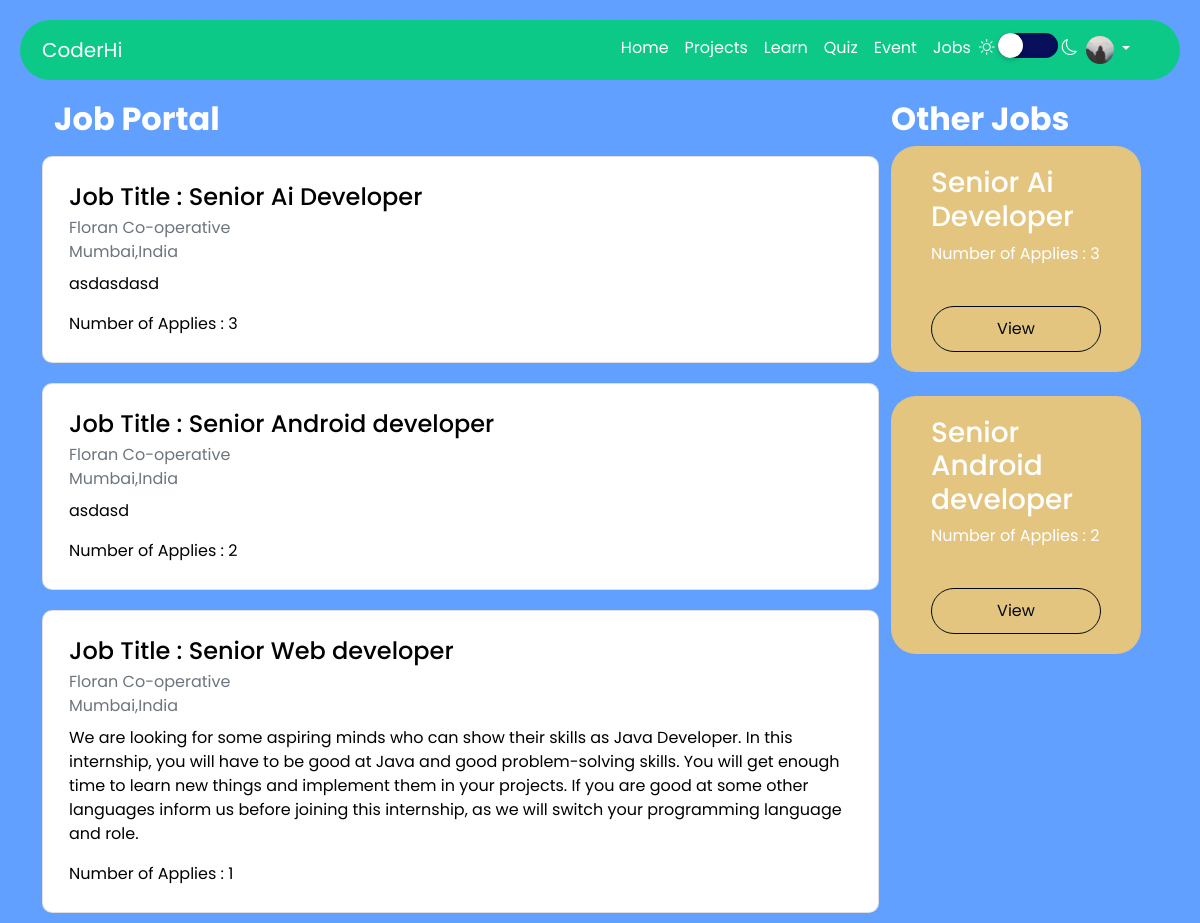
The app's page /job/explore/ (signed in) with its own data.
### users/models.py (models this page shows, shortened)
class Profile(models.Model):
    user = models.OneToOneField(User, on_delete=models.CASCADE)
    image = models.ImageField(default='default.jpg',upload_to='profile_pics')
    languages_prefer = models.ManyToManyField(language_category,blank=True,default=None)
    rating = models.IntegerField(default=0)

class recruiter_profile(models.Model):
    user = models.OneToOneField(User,on_delete=models.CASCADE)
    logo = models.ImageField(default='default.jpg',upload_to='profile_pics',null=True,blank=True)
    company_name = models.CharField(max_length=100,null=True,blank=True)
    address = models.TextField(null=True,blank=True)
    city = models.CharField(max_length=100)
    country = models.CharField(max_length=100)
    mobile_num_regex  = RegexValidator(regex="^[0-9]{10,15}$", message="Entered mobile number isn't in a right format!")
    mobile_number  = models.CharField(validators=[mobile_num_regex], max_length=10, blank=True)
    description = models.TextField(blank=True,null=True)

### recurit/models.py (models this page shows, shortened)
class jobPost(models.Model):
    company = models.ForeignKey(User,on_delete=models.CASCADE)
    job_title = models.CharField(max_length=200)
    job_description = models.TextField()
    roles_And_responsibilities = models.TextField()
    skills = models.ManyToManyField(language_category,default=None)
    no_of_position = models.IntegerField()
    deadline = models.DateField(default=timezone.now)
    posted_on = models.DateField(auto_now=True)
    seniority_level = models.CharField(max_length=50)
    employment_type = models.CharField(max_length=50)
    salary =models.IntegerField(null=True,blank=True)
    applied_people = models.ManyToManyField(User,related_name='applied_people',blank=True, default=None)

### recurit/views.py (the view)
# urls.py: path('explore/',allJob.as_view(),name='job-explore'),
class allJob(LoginRequiredMixin,ListView):
    model = jobPost
    template_name = 'explore_jobs.html'
    def get_context_data(self,**kwargs):
        context =  super().get_context_data(**kwargs)
        context['jobs'] = jobPost.objects.all().order_by('-id')
        context['tops'] = jobPost.objects.all().annotate(num_tags=Count('applied_people')).order_by('-num_tags')[:2]
        return context

### recurit/templates/explore_jobs.html (shortened to what this page needs)
{% extends 'base.html' %}
{% block content %}
<div class="container">
    <div class="row">
        <div class="col-sm-9">
            <h2 class="h2" style="color: #fff;"><b>Job Portal</b></h2>
            {% for job in jobs %}
            <a href="{% url 'job-detail' job.id %}">
                <div class="row">
                    <div class="card" style="border-radius: 10px; padding: 10px; margin: 10px 0;">
                        <div class="card-body">
                            <h4 class="card-title">Job Title : {{job.job_title}} </h4>
                            <div class="card-subtitle mb-2 text-muted">
                            {{job.company.recruiter_profile.company_name}}<br>
                            {{job.company.recruiter_profile.city}},{{job.company.recruiter_profile.country}}
                        </div>
                        <p class="card-text">
                           {{job.job_description}}
                        </p>
                        <div class="row">
                            <div class="col-4">
                                Number of Applies : {{job.applied_people.count}}
                            </div>
                        </div>
                    </div>
                </div>
                </div>
            </a>
            {% endfor%}
        </div>
        <div class="col-sm-3">
            <div class="h2" style="color:#fff;display: block;margin-right: auto; margin-left:auto;"><b>Other Jobs</b></div>
            <div class="col-md-2">
                {% for job in tops %}
                <div class="sidebar">
                    <div class="row">
                        <div class="col-12">
                            <div class="">
                                <h3>{{job.job_title}}</h3>
                                <p>
                                    Number of Applies : {{job.applied_people.count}}
                                </p>
                                <br>
                                <div class="event-button-sec">
                                    <a class="event-button" href="{% url 'job-detail' job.id %}">View</a>
                                </div>
                            </div>
                        </div>
                        </div>
                    </div>
                <br />
                {% endfor %}
            </div>
        </div>
    </div>
</div>
{% endblock content %}

### mainpage/templates/base.html (shortened to what this page needs)
{% load static %}
<!DOCTYPE html>
<html lang="en">
<head>
<link rel="stylesheet" type="text/css" href="//cdn.jsdelivr.net/npm/slick-carousel@1.8.1/slick/slick.css"/>
<link rel="stylesheet" type="text/css" href="//cdn.jsdelivr.net/npm/slick-carousel@1.8.1/slick/slick-theme.css"/>
<link rel="stylesheet" href="https://cdnjs.cloudflare.com/ajax/libs/font-awesome/5.10.2/css/all.min.css">
<link rel="stylesheet" href="https://cdnjs.cloudflare.com/ajax/libs/font-awesome/5.10.2/css/font-awesome.min.css">
<link href="https://cdn.jsdelivr.net/npm/bootstrap@5.0.0-beta2/dist/css/bootstrap.min.css" rel="stylesheet">
<link id="theme" rel="stylesheet" href="{% static 'css/girls-theme.css' %}">
<link rel="stylesheet" href="{% static 'css/index.css' %}">
<link rel="stylesheet" href="https://cdn.jsdelivr.net/npm/bootstrap-icons@1.4.0/font/bootstrap-icons.css">
<link rel="stylesheet" href="https://cdnjs.cloudflare.com/ajax/libs/toastr.js/latest/toastr.css" />
</head>
<body>
  <nav class="navbar navbar-expand-lg navbar-light bg-light">
    <div class="container">
      <a class="navbar-brand" href="{% url 'blog-list' %}">CoderHi</a>
      <div class="collapse navbar-collapse" id="navbarSupportedContent">
        <ul class="navbar-nav ms-auto">
          <li class="nav-item">
            <a class="nav-link active" aria-current="page" href="{% url 'blog-list' %}">Home</a>
          </li>
          <li class="nav-item">
            <a class="nav-link" href="{% url 'project-list' %}">Projects</a>
          </li>
          {% if not request.user.groups.all %}
          <li class="nav-item">
            <a class="nav-link" href="{% url 'main-course-list' %}">Learn</a>
          </li>
          <li class="nav-item">
            <a class="nav-link" href="{% url 'courses' %}">Quiz</a>
          </li>
          {% endif %}
          <li class="nav-item">
            <a class="nav-link" href="{% url 'event-list' %}">Event</a>
          </li>
          <li class="nav-item">
            <a class="nav-link" href="{% url 'job-list' %}">Jobs</a>
          </li>
          <li class="nav-item">
            <div class="theme-toggler">
              <i class="bi bi-brightness-high"></i> <input type="checkbox" class="theme-change" onclick="MaintoggleTheme()"> <i class="bi bi-moon"></i>
            </div>
          </li>
          <li class="nav-item dropdown" style="margin-right: 20px;">
            <a class="nav-link dropdown-toggle" href="#" id="navbarDropdown" role="button" data-bs-toggle="dropdown" aria-expanded="false">
              <img src="{{ user.profile.image.url}}" class="rounded-circle profile-img">
            </a>
          </li>
        </ul>
      </div>
    </div>
  </nav>
    <div class="container main">
        {% block content %}
        {% endblock content %}
    </div>
</body>
</html>

### mainpage/static/css/girls-theme.css (style rules this page uses)
body { background-color: #61a0ff !important; }
.navbar { background-color: #0dc987 !important; }
.sidebar { background-color: #E4C580; }

### mainpage/static/css/index.css (style rules this page uses)
* { margin: 0px; box-sizing: border-box; scroll-behavior: smooth; }
body { height: 100%; font-family: 'Poppins', sans-serif !important; }
.navbar { border-radius: 50px !important; margin: 20px; }
.nav-link, .navbar-brand { color: #fff !important; text-decoration: none; }
.theme-toggler { top: 30px; color: #fff; font-weight: 700; font-size: 1em; z-index: 100; cursor: pointer; }
.theme-change { position: relative; top: 5px; width: 60px; height: 25px; -webkit-appearance: none; background-color: #080f5b; outline: none; border-radius: 50px; transition: 0.5s; box-shadow: inset 0 0 5px rgba(0, 0, 0, .2); }
.theme-change:before { content: ''; position: absolute; width: 25px; height: 25px; border-radius: 50%; top: 0; left: 0; background-color: #fff; transition: .5s; box-shadow: 0 2px 5px rgba(0, 0, 0, .2); }
.profile-img { height: 28px; width: 28px; }
.main { width: 100% !important; }
.sidebar { border-radius: 25px !important; padding: 20px 40px; color: #fff; width: 250px; }
.event-button { text-decoration: none; border-radius: 50px; border: solid 0.1px #000a12; color: #000a12; padding: 10px; width: 100%; display: block; text-align: center; }
.event-button-sec { display: block; margin-left: auto; margin-right: auto; }

### recurit/templates/explore_jobs.html (style rules this page uses)
a { color: #000; text-decoration: none; }

### records on screen
jobPost: job_title "Senior Ai Developer", company.recruiter_profile.company_name "Floran Co-operative", company.recruiter_profile.city "Mumbai", company.recruiter_profile.country "India", job_description "asdasdasd", applied_people.count "3"
jobPost: job_title "Senior Android developer", company.recruiter_profile.company_name "Floran Co-operative", company.recruiter_profile.city "Mumbai", company.recruiter_profile.country "India", job_description "asdasd", applied_people.count "2"
jobPost: job_title "Senior Web developer", company.recruiter_profile.company_name "Floran Co-operative", company.recruiter_profile.city "Mumbai", company.recruiter_profile.country "India", job_description "We are looking for some aspiring minds who can show their skills as Java Developer. In this internship, you will have to be good at Java and good problem-solving skills. You will get enough time to learn new things and implement them in your projects. If you are good at some other languages inform us before joining this internship, as we will switch your programming language and role.", applied_people.count "1"
